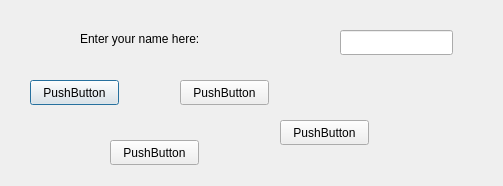
<?xml version="1.0" encoding="UTF-8"?>
<ui version="4.0">
 <class>Dialog</class>
 <widget class="QDialog" name="Dialog">
  <property name="geometry">
   <rect>
    <x>0</x>
    <y>0</y>
    <width>503</width>
    <height>186</height>
   </rect>
  </property>
  <property name="windowTitle">
   <string>Dialog</string>
  </property>
  <widget class="QLineEdit" name="lineEdit">
   <property name="geometry">
    <rect>
     <x>340</x>
     <y>30</y>
     <width>113</width>
     <height>25</height>
    </rect>
   </property>
  </widget>
  <widget class="QLabel" name="label">
   <property name="geometry">
    <rect>
     <x>80</x>
     <y>30</y>
     <width>221</width>
     <height>17</height>
    </rect>
   </property>
   <property name="text">
    <string>Enter your name here:</string>
   </property>
  </widget>
  <widget class="QPushButton" name="pushButton">
   <property name="geometry">
    <rect>
     <x>30</x>
     <y>80</y>
     <width>89</width>
     <height>25</height>
    </rect>
   </property>
   <property name="text">
    <string>PushButton</string>
   </property>
  </widget>
  <widget class="QPushButton" name="pushButton_2">
   <property name="geometry">
    <rect>
     <x>180</x>
     <y>80</y>
     <width>89</width>
     <height>25</height>
    </rect>
   </property>
   <property name="text">
    <string>PushButton</string>
   </property>
  </widget>
  <widget class="QPushButton" name="pushButton_3">
   <property name="geometry">
    <rect>
     <x>280</x>
     <y>120</y>
     <width>89</width>
     <height>25</height>
    </rect>
   </property>
   <property name="text">
    <string>PushButton</string>
   </property>
  </widget>
  <widget class="QPushButton" name="pushButton_4">
   <property name="geometry">
    <rect>
     <x>110</x>
     <y>140</y>
     <width>89</width>
     <height>25</height>
    </rect>
   </property>
   <property name="text">
    <string>PushButton</string>
   </property>
  </widget>
 </widget>
 <resources/>
 <connections/>
</ui>
